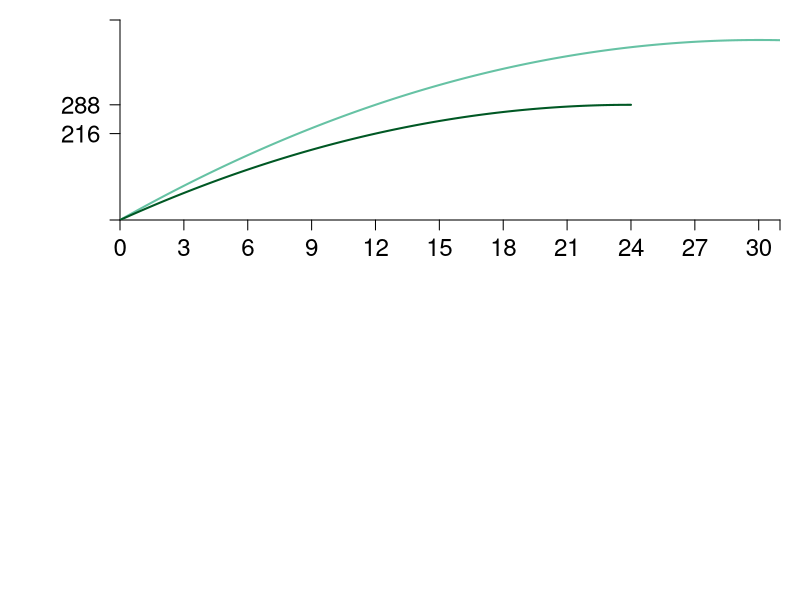

R code for this plot: (Note: this script raises an error after producing the figure.)
require(shape)
pdf(file = "coordination_failures/production_mb_12.pdf", width = 9, height = 12)

#Set parameters for graphics
pointsize <- 1.8
axislabelsize <- 1.8
labelsize <- 1.5
namesize <- 1.8
annotatesize <- 1.5
graphlinewidth <- 2
segmentlinewidth <- 1.5

COL <- c("#7fc97f", "#beaed4", "#fdc086", "#ffff99", "#386cb0", "#f0027f", "#bf5b17", "#666666")
COLA <- c("#e0f3db", "#99d8c9","#66c2a4","#41ae76", "#238b45", "#005824")
COLB <- c("#4eb3d3", "#2b8cbe", "#0868ac","#084081")
Grays <- gray.colors(25, start = 1, end = 0)


#Need to create a stacked graph and 
#use the option mfrow = c(2,1) for that
par(mar =  c(4, 6, 1, 1), mfrow = c(2,1))

indiffA <- function(ea, uA = 46.08) {
  uA + (1/2)*(ea)^2
}

output <- function(ea, eb = 12, alpha = 30, beta = 1/2){
  (alpha - beta*(ea+eb))*ea
}

uA <- function(ea, ya = output) {
  ya - 0.5*(ea)^2
}

mrsA <- function(ea){
  ea
}

slopeline <- function(ea, yint = 0.5, slope = 2){
  yint + slope*ea
}


xlims <- c(0, 31)
ylims <- c(0, 500)

npts <- 501 
x <- seq(xlims[1], xlims[2], length.out = npts)
y <- seq(ylims[1], ylims[2], length.out = npts) 
a <- c(uA(ea = 12, output(ea = 12, eb = 12)), uA(ea = 15, output(ea = 15, eb = 0)), 300)

plot(0, 0, xlim = xlims, ylim = ylims, type = "n",
     xlab = expression(paste("")),
     ylab = expression(paste("")), 
     xaxt = "n", 
     yaxt = "n", 
     cex.lab = axislabelsize, 
     bty = "n",
     xaxs="i", 
     yaxs="i")

# ticksy <- seq(from = 0, to = ylims[2], by = 2)
# ylabels <- seq(from = 0, to = ylims[2], by = 2)
ticksx <- c(seq(xlims[1], xlims[2], 3), xlims[2])
xlabels <- c(seq(xlims[1], xlims[2], 3), NA)
ticksy <- c(0, output(ea = 12), output(ea = 12, eb = 0), ylims[2])
ylabels <- c(NA, output(ea = 12), output(ea = 12, eb = 0), NA)
# ticksy <- c(0, 144, 225, 300, ylims[2])
# ylabels <- c(NA, expression(paste(y[1]^A)), expression(paste(y[2]^A)), expression(paste(y[3]^A)), NA)
# ticksx <- c(0, 6.9, 12, 9.6, 16, 24, 26)
# xlabels <- c(NA, expression(paste(e^A,"*")), expression(paste(1/2*beta)), expression(paste(e^{AN})), expression(paste(alpha)), expression(paste(1/beta)), NA)

axis(1, at = ticksx, pos = 0, labels = xlabels, cex.axis= labelsize - 0.05)
axis(2, at = ticksy, pos = 0, labels = ylabels, las = 1, cex.axis= labelsize - 0.05)

npts <- 500 
xx1 <- seq(xlims[1], xlims[2], length.out = npts)
xx2 <- seq(xlims[1], 24, length.out = npts)
xx3 <- seq(8, 16, length.out = npts)

lines(xx1, output(xx1, eb = 0), col = COLA[3], lwd = graphlinewidth)
lines(xx2, output(xx2, eb = 12), col = COLA[6], lwd = graphlinewidth)

segments(0, output(ea = 12), 12, output(ea = 12), lty = 2, col = grays[20], lwd = segmentlinewidth, xpd = 350)
segments(0, output(ea = 12, eb = 0), 12, output(ea = 12, eb = 0), lty = 2, col = grays[20], lwd = segmentlinewidth, xpd = 350)

segments(12, -500, 12, 500, lty = 2, col = grays[20], lwd = segmentlinewidth, xpd = 350)

lines(xx3, slopeline(ea = xx3, slope = 12, yint = 72), lty = 2, col = "black", lwd = graphlinewidth)
lines(xx3, slopeline(ea = xx3, slope = 18, yint = 72), lty = 2, col = "black", lwd = graphlinewidth)

text(-4, 0.5*ylims[2], expression(paste("Consumption, ", y^A," (pounds, lb)")), xpd = TRUE, cex = axislabelsize, srt = 90)


points(12, output(ea = 12), pch = 16, col = "black", cex = 1.5)
text(12 - 0.75, output(ea = 12) + 14, expression(paste(j)), cex = annotatesize)

points(12, output(ea = 12, eb = 0), pch = 16, col = "black", cex = 1.5)
text(12 - 0.75, output(ea = 12, eb = 0) + 12, expression(paste(k)), cex = annotatesize)

text(21.8, 370, expression(paste(y(h^A, h^B == 0)) ), cex = annotatesize)
text(21.8, 250, expression(paste(y(h^A, h^B == 12))), cex = annotatesize)

############
# Bottom Fig 
############

MBenefit <- function(ea, eb = 12, alpha = 30, beta = 1/2) {
  (alpha - beta*eb - 2*beta*ea)
}

MCost <- function(ea, slope = 1, intercept = 0){
  slope*ea
}

xlims <- c(0, 31)
ylims <- c(0, 31)

npts <- 501 
x <- seq(xlims[1], xlims[2], length.out = npts)
y <- seq(ylims[1], ylims[2], length.out = npts) 

plot(0, 0, xlim = xlims, ylim = ylims, type = "n",
     xlab = expression(paste("")),
     ylab = expression(paste("")), 
     xaxt = "n", 
     yaxt = "n", 
     cex.lab = axislabelsize, 
     bty = "n",
     xaxs = "i", 
     yaxs = "i")

ticksy <- c(0, MBenefit(12, eb = 12), MBenefit(12, eb = 0), MBenefit(0, eb = 12), MBenefit(0, eb = 0), ylims[2])
ylabels <- c(NA, MBenefit(12, eb = 12), MBenefit(12, eb = 0), 24, 30, NA)

ticksx <- c(seq(xlims[1], xlims[2], 3), xlims[2])
xlabels <- c(seq(xlims[1], xlims[2], 3), NA)
#xlabels <- c(NA, expression(paste(h[1]^A)), expression(paste(h[2]^A)), expression(paste(frac(alpha - beta*h^b,2*beta) )), expression(paste(frac(alpha,2*beta) )), NA)

axis(1, at = ticksx, pos = 0, labels = xlabels ,las = 1, cex.axis = labelsize - 0.05)
axis(2, at = ticksy, pos = 0, labels = ylabels, las = 1, cex.axis = labelsize - 0.05)
#text(x = c(0, 12, 15, 24, 30, xlims[2]), par("usr")[3] - 0.4, labels = xlabels, srt = 0, pos = 1, xpd = TRUE, cex = labelsize - 0.05)

#mtext(expression(paste("Aram's hours, ", h^A)), side=1, line = 4, cex = axislabelsize)
text(0.5*xlims[2], -3.8, expression(paste("A's hours, ", h^A)), xpd = TRUE, cex = axislabelsize)
text(-4, 0.5*ylims[2], expression(paste("A's marginal benefit (pounds, lb) ")), xpd = TRUE, cex = axislabelsize, srt = 90) 

npts <- 500 
xx1 <- seq(xlims[1], xlims[2], length.out = npts)
xx2 <- seq(4, 8, length.out = npts)

#Marginal benefit when the other does produce
lines(xx1, MBenefit(xx1, eb = 0), col = COLA[3], lwd = graphlinewidth)

#Marginal benefit when B produce NE number of hours
lines(xx1, MBenefit(xx1, eb = 12), col = COLA[6], lwd = graphlinewidth)

segments(0, MBenefit(ea = 12), 12, MBenefit(ea = 12), lty = 2, col = grays[20], lwd = segmentlinewidth, xpd = 350)
segments(0, MBenefit(ea = 12, eb = 0), 12, MBenefit(ea = 12, eb = 0), lty = 2, col = grays[20], lwd = segmentlinewidth, xpd = 350)

segments(12, 0, 12, 500, lty = 2, col = grays[20], lwd = segmentlinewidth, xpd = 350)

text(20, 15.25, expression(paste("Marginal benefit")), cex = labelsize)
text(20, 13.75, expression(paste("when, ", h^B== 0 )), cex = labelsize)


text(4, 15.25, expression(paste("Marginal benefit ")), cex = labelsize)
text(4, 13.75, expression(paste("when, ", h^B == 12 )), cex = labelsize)

points(12, MBenefit(ea = 12), pch = 16, col = "black", cex = 1.5)
text(12 + 0.75, MBenefit(ea = 12) + 1, expression(paste(j)), cex = annotatesize)

# points(12, MBenefit(ea = 12), pch = 16, col = "black", cex = 1.5)
# text(12 + 0.75, MBenefit(ea = 12) + 1, expression(paste(j)), cex = annotatesize)

points(12, MBenefit(ea = 12, eb = 0), pch = 16, col = "black", cex = 1.5)
text(12 + 0.75, MBenefit(ea = 12, eb = 0) + 1, expression(paste(k)), cex = annotatesize)

dev.off()
